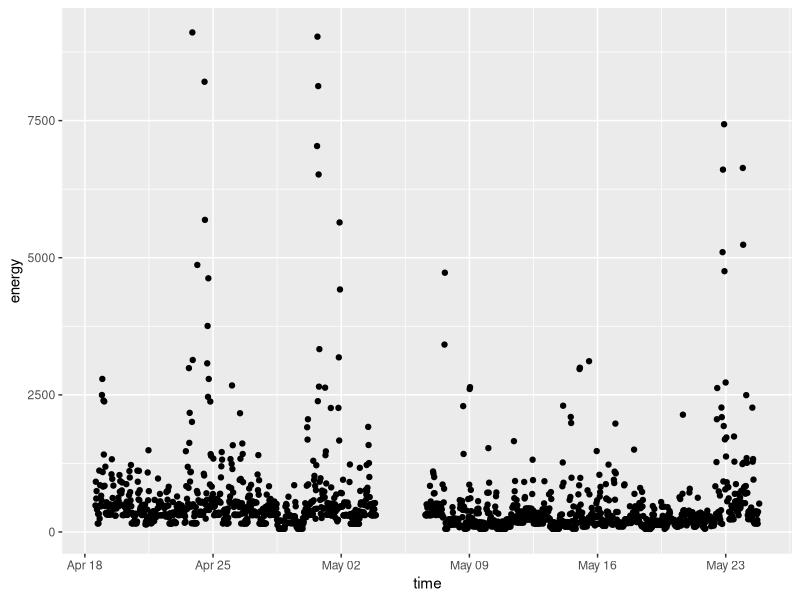
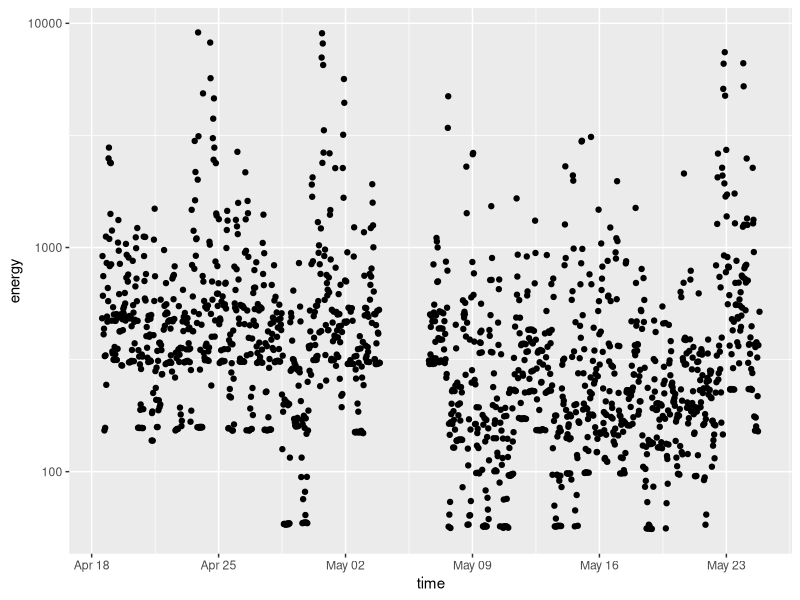
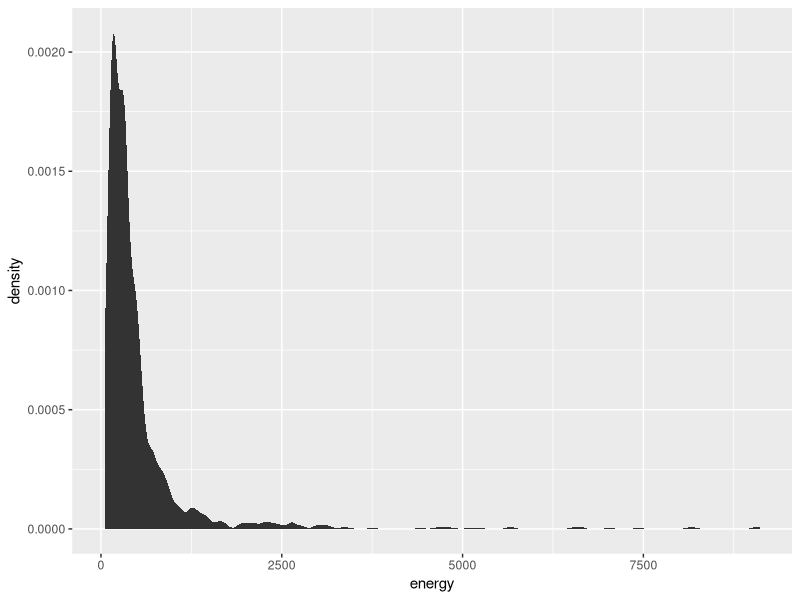
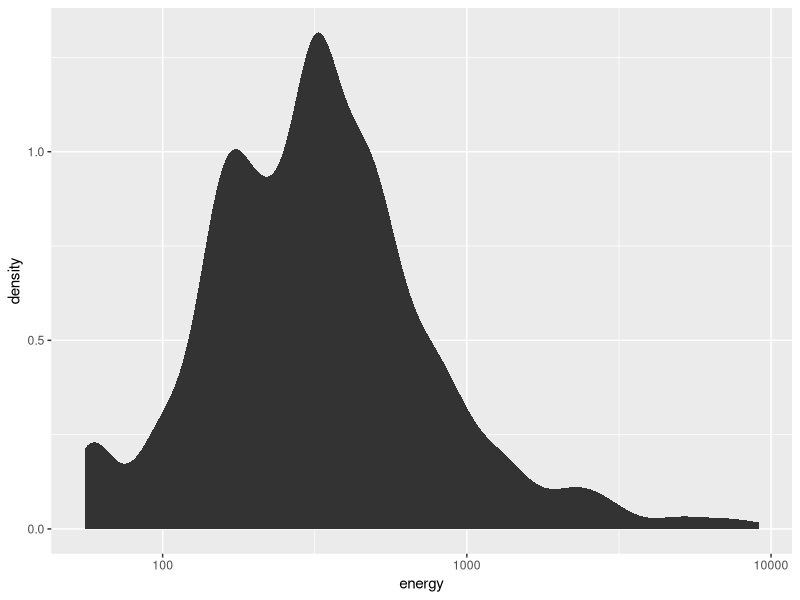

Reproduce these figures in R, in order.
# Load libraries ---------------------------
library(lubridate)
library(ggplot2)

# Load data ---------------------------
total_watt <- read.csv("../../data/total_watt.csv", 
											 col.names = c('time','energy'), 
											 stringsAsFactors = F
)

# clean data ---------------------------
total_watt$time <- ymd_hms(total_watt$time)

# exploration and visualization ---------------------------
ggplot(total_watt) + geom_point(aes(x = time, y = energy))
# conclusion: there's a gap, otherwise quite unenlightening

ggplot(total_watt) + geom_point(aes(x = time, y = energy)) + scale_y_log10()
# this is still quite unenlightening.

# to investigate outliers, we'll plot a kde of energy consumption
# but first we must check that each consumption reading is over the same length of time
durations_temp <- as.duration(interval(total_watt$time[-length(total_watt$time)], total_watt$time[-1]))
summary(durations_temp)
durations_temp[durations_temp!=1800,]
# conclusion: vast majority of readings are half hourly, so we're good to go on a kde.

# plot the kde:
ggplot(total_watt) + stat_density(aes(x = energy))
# those outliers look interesting. Maybe a log scale would help see what's going on?
ggplot(total_watt) + stat_density(aes(x = energy)) + scale_x_log10()
# or not, as the case may be.

# Let's think about these outliers for a second:
# are they the result of typical usage?
with(total_watt, sum(energy > 1500) / length(energy) * 24)
# so, on average, 1.125 half hour periods every day are outlying.
# the big electricty draws in a house will be heating applications: air heating, laundry, cooking
# so these outliers could plausibly be one particular application, say an oven or a tumble dryer.

# so how do we work out what the application is? aggregating over time!



# visualize the dataset by day ---------------------------
